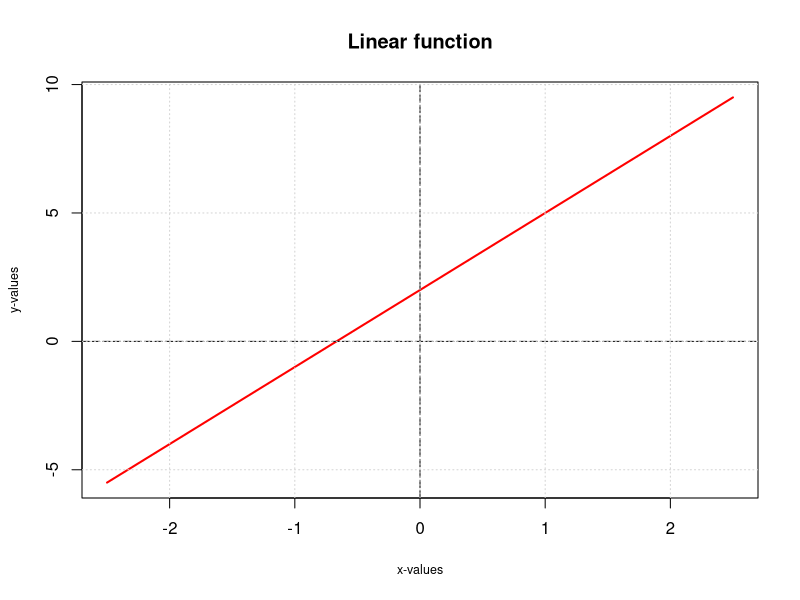
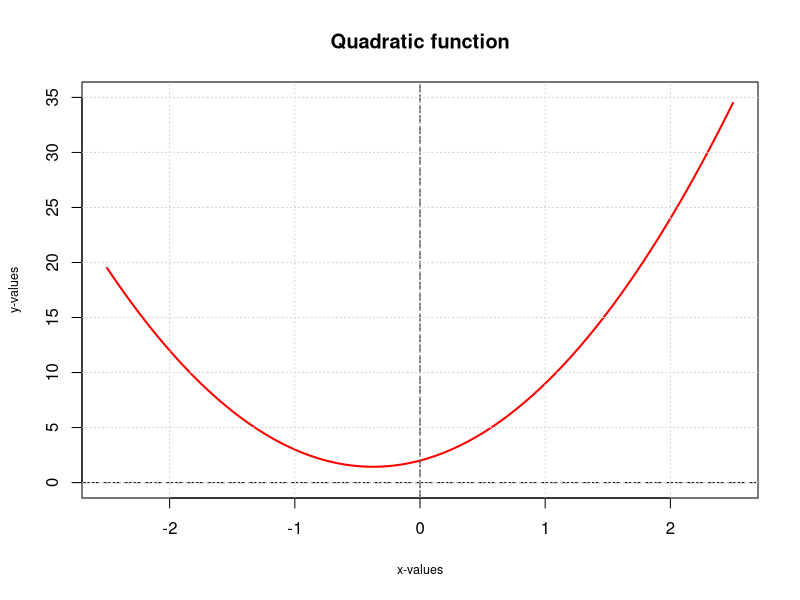
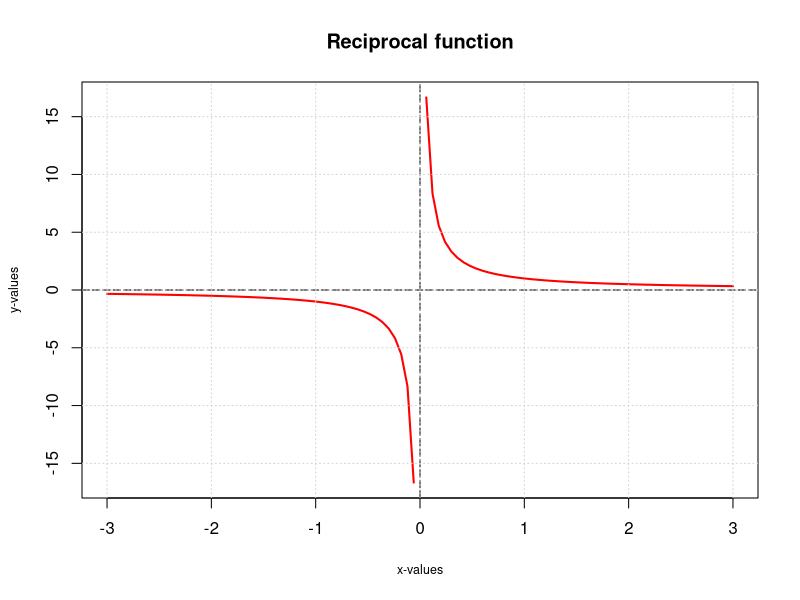
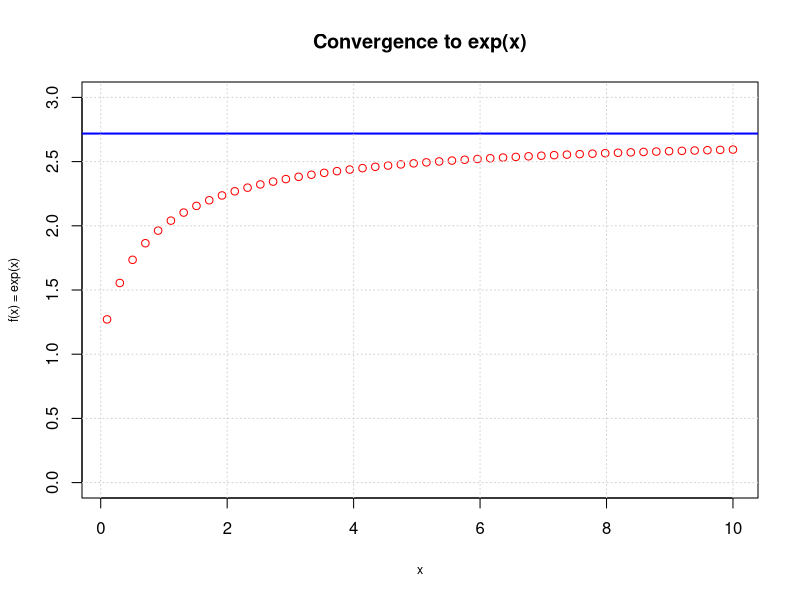
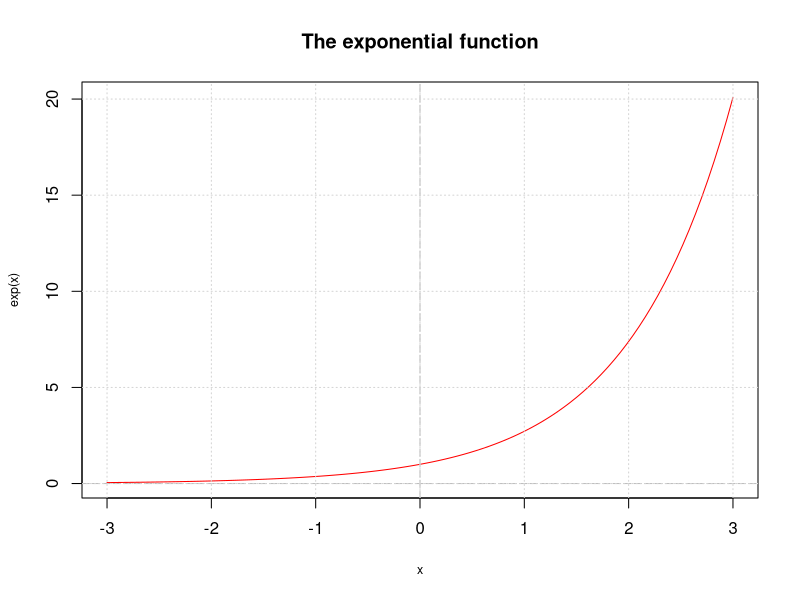
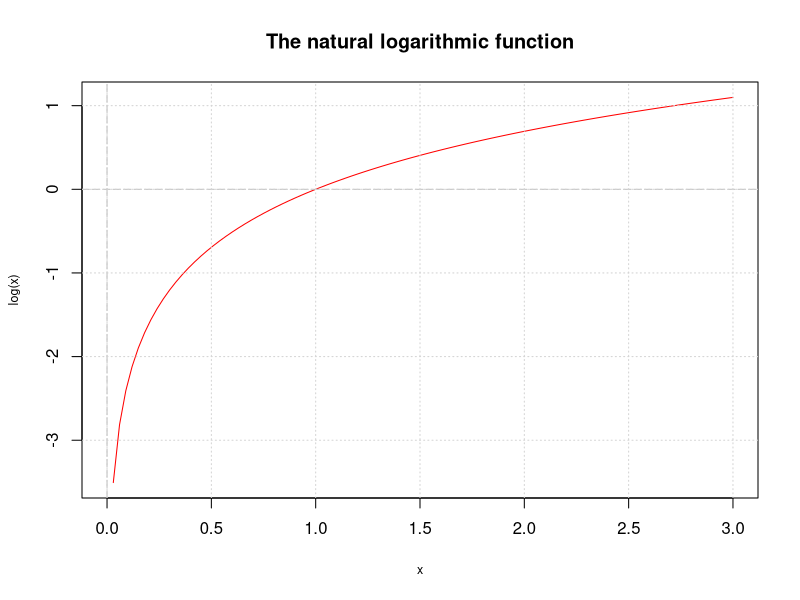
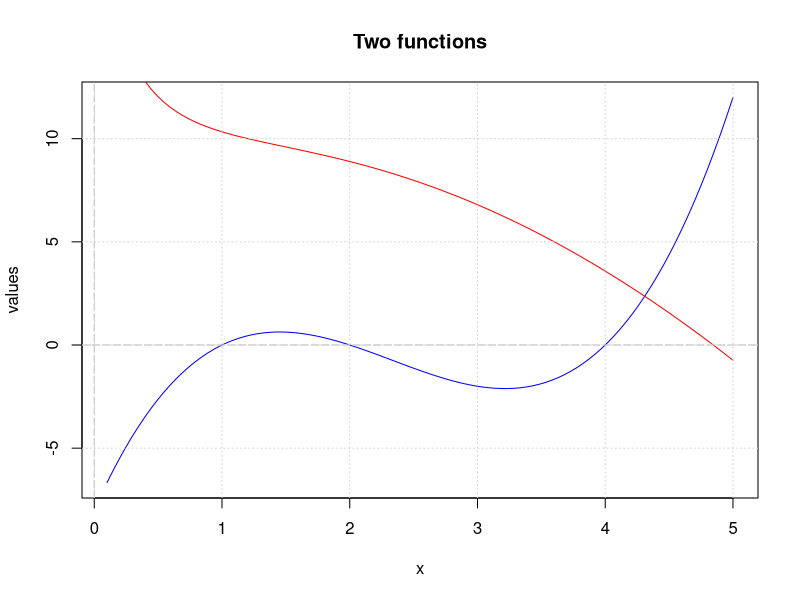

R code for these plots, in order: (Note: this script raises an error after producing the figures.)
#Functions and graphs from chapter 1
#Fig.I.1.1 - linear funcion
f_x <- function(x){
  3 * x + 2
}
curve(f_x, -2.5, 2.5, 
      col = "red", 
      type = "l", 
      lwd = 2, 
      main = "Linear function", 
      xlab = "x-values", ylab = "y-values", cex.lab = 0.75)
abline(h = 0, v = 0, lty = 5, col = "black")
grid()

#Fig.I.1.2 - quadratic funcion
f_x <- function(x){
  4 * x ^ 2 + 3 * x + 2
}
curve(f_x, -2.5, 2.5,
      col = "red", 
      type = "l", 
      lwd = 2, 
      main = "Quadratic function", 
      xlab = "x-values", ylab = "y-values", cex.lab = 0.75,
      ylim = c(0, 35))
abline(h = 0, v = 0, lty = 5, col = "black")
grid()

#Fig.I.1.3 - reciprocal function
f_x <- function(x){
  1 / x
}
curve(f_x, -3, 3,
      col = "red", 
      type = "l", 
      lwd = 2, 
      main = "Reciprocal function", 
      xlab = "x-values", ylab = "y-values", cex.lab = 0.75)
abline(h = 0, v = 0, lty = 5, col = "black")
grid()

#Convergence to e
x <- seq(0.1, 10, len = 50)
conv.exp <- function(x){
  (1 + 1 / x) ^ x
}
plot(x, conv.exp(x), type = "p", col = "red", 
     main = "Convergence to exp(x)",
     xlab = "x", ylab = "f(x) = exp(x)",
     ylim = c(0, 3),
     cex.lab = 0.75
)
abline(h = exp(1), col = "blue", lwd = 2)
grid()

#Fig.I.1.5 - The exponential function
curve(exp, -3, 3,
      main = "The exponential function",
      cex.lab = 0.75, col = "red")
abline(h = 0, v = 0, col = "grey", lty = 5)
grid()

#Fig.I.1.6 - The natural logarithm
curve(log, 0, 3,
      main = "The natural logarithmic function",
      cex.lab = 0.75, col = "red")
abline(h = 0, v = 0, col = "grey", lty = 5)
grid()

#Fig.I.1.8 - Two functions
f_1 <- function(x) {
  x^3 - 7*x^2 + 14*x - 8
}
f_2 <- function(x) {
  10 - 0.5*(x^2) + sqrt(log(1+x^2)) - 4*log(x)/exp(x)
}
curve(f_1, 0.1, 5, col = "blue", 
      main = "Two functions", ylab = "values")
curve(f_2, 0.1, 5, col = "red", add = TRUE)
abline(h = 0, v = 0, lty = 5, col = "grey")
grid()
legend(names = c("Function(a)","Function(b)"))

#Sec.I.1.3.4 - Stationary points
#define the initial funtion
initF <- function(x){
  x^3 - 7*x^2 + 14*x - 8
}
#calculate (define) the derivative of the initial function
deriv <- function(x){
  3*x^2 - 14*x + 14
}
#plotting procedures
curve(initF, 0, 5,
      main = "Roots of quadratic function", xlab = "x", ylab = "y",
      col = "red", lwd = 2,
      cex.lab = 0.75)
curve(deriv, add = TRUE, col = "green", lty = 2)
abline(h = 0, col = "grey", lty = 4)
#calculate the roots of the derivate (stationary points)
root_1 <- uniroot(deriv, c(0, 3))$root
root_2 <- uniroot(deriv, c(3, 4))$root
points(root_1, 0, col = "dark green")
points(root_2, 0, col = "dark green")
abline(v = root_1, lwd = 1, lty = 4, col = "grey")
abline(v = root_2, lwd = 1, lty = 4, col = "grey")